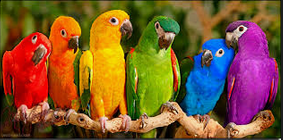
#> input picture 00_ProyectoNumpy/image.png, 283 x 140 px
$ jupyter execute 00_Pruebas.ipynb
#> lines starting #> are read from the running program, lines starting #| are printed output that depends on the picture
[cell 1]
# Manipulacion de imágenes con NUmy y sciPy
print('Hola')
a = [2,3,4,71,7]
a.sort()
print(a)

[cell 2]
import imageio
import numpy as np
from scipy import ndimage
import matplotlib.pyplot as plt
im = imageio.imread('image.png')
#> im is the input picture: shape (140, 283, 4); mean R, G, B, A 125.7, 86.6, 48.6, 255

def rotateImage(im, angle):
    arr = ndimage.rotate(im,angle)
    return arr

# transformar a escala de grises
def toGrayScale(rgb):
    return np.dot(rgb[...,:3],[0.1,0.4,0.1])
imGray = toGrayScale(im)
#> in toGrayScale, `return np.dot(rgb[...,:3],[0.1,0.4,0.1])`:
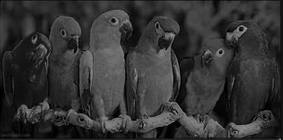
#> returned value: shape (140, 283) float64; min 0, max 148.2, mean 52.1

def splitLayers():
    fig, ax = plt.subplots(nrows = 1, ncols=3, figsize=(15,5))
    for c, ax in zip(range(3), ax):
        # create zero matrix
        split_img = np.zeros(im.shape, dtype="uint8") # 'dtype' by default: 'numpy.float64'
        # assing each channel
        split_img[ :, :, c] = im[ :, :, c]
        # display each channel
        ax.imshow(split_img)
#        plt--imshow(split_img)
 #       plt.show()

plt.imshow(imGray, cmap=plt.get_cmap('gray'))
plt.show()

plt.imshow(rotateImage(im,45))
#> in rotateImage, `arr = ndimage.rotate(im,angle)`:
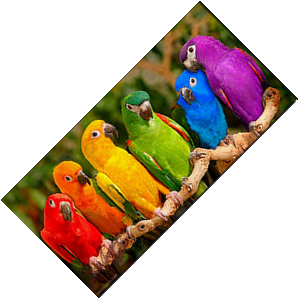
#> arr: shape (299, 299, 4); mean R, G, B, A 55.5, 38.2, 21.4, 112.1; transparent parts drawn white
plt.show()

[cell 3]
import numpy as np
import matplotlib.pyplot as plt

def getp(p1,p2):
    z=complex(p2[0]-p1[0],p2[1]-p1[1])
    zr=complex(1/2,-3**(1/2)/2)
    z=z*zr
    p=[z.real+p1[0],z.imag+p1[1]]
    return p

def obtener_posiciones(iteracion):
    ir=10
    pos_ini1=[0,0]
    pos_ini2=[ir,0]
    pos_ini3=[ir/2,ir/2*(3**(1/2))]
    if iteracion==0:
        return [pos_ini1,pos_ini2,pos_ini3]
    else:
        points=obtener_posiciones(iteracion-1)
        points.append(pos_ini1)
        i=0
        ls=[]
        while(1):
            p1=points[i]
            p2=points[i+1]
            p11=[p1[0]+(p2[0]-p1[0])/3,p1[1]+(p2[1]-p1[1])/3]
            p12=[p1[0]+(p2[0]-p1[0])/3*2,p1[1]+(p2[1]-p1[1])/3*2]
            p=getp(p11,p12)
            ls.append(p1)
            ls.append(p11)
            ls.append(p)
            ls.append(p12)
            i=i+1
            if len(points)-1<i+1:
                break
        return ls

def generarCopo(iteracion):
    ps = obtener_posiciones(iteracion)
    lineas_izq = []
    lineas_alt = []
    for p in ps:
        lineas_izq.append(p[0])
        lineas_alt.append(p[1])

    lineas_izq.append(ps[0][0])
    lineas_alt.append(ps[0][1])
    left = np.array(lineas_izq)
    height = np.array(lineas_alt)

    plt.plot(left, height)
    plt.show()

generarCopo(2)
#> in generarCopo, `plt.show()`:
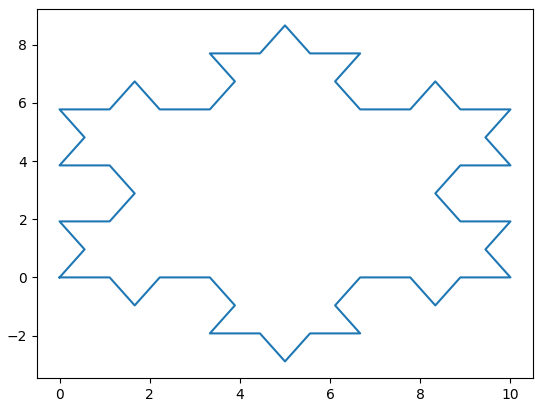
#> figure drawn by matplotlib, 1 panel

[cell 4]
import matplotlib.pyplot as plt
import matplotlib.patches as mpatches
import numpy as np

def trazar_triangulo(Posicion):
    m = Posicion * 0.5
    n = Posicion * 0.5 + np.array([0.5, 0])
    k = Posicion * 0.5 + np.array([0.25, np.sqrt(3)/4])
    return np.array([m,n,k])

def generarSierpinski(iteracion):
    # triangulo unitario inicial
    triangle = np.array([[0, 0],
                  [1, 0],
                  [0.5, np.sqrt(3)/2]])
    # Crea un array que representa el triangulo Sierpinski hasta la iteracion deseada
    for e in range(iteracion):
        triangle = trazar_triangulo(triangle)
    # Se procede a graficar el triangulo
    fig1 = plt.figure(figsize=(10,5.5))
    ax1 = fig1.add_subplot(111, aspect='equal')
    for t in triangle.reshape(3**iteracion,3,2):
        ax1.add_patch(mpatches.Polygon(t, fc="b"))
    plt.title(f'Triangulo de Sierpinski a la iteracion {iteracion}')
    plt.show()

generarSierpinski(5)
#> in generarSierpinski, `plt.show()`:
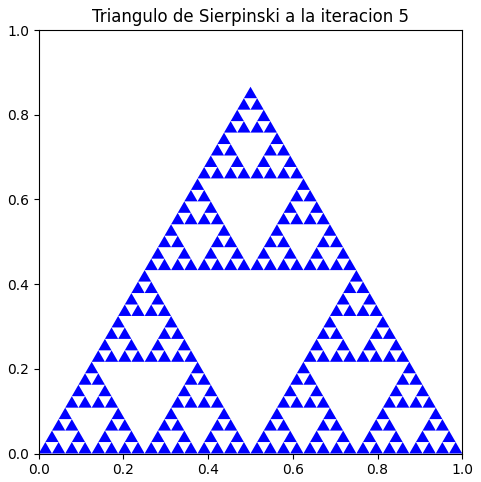
#> figure drawn by matplotlib, 1 panel

[cell 5]
import numpy as np
import matplotlib.pyplot as plt
from numpy import newaxis

def compute_mandelbrot(N_max, some_threshold, nx, ny):
    # A grid of c-values
    x = np.linspace(-2, 1, nx)
    y = np.linspace(-1.5, 1.5, ny)

    c = x[:,newaxis] + 1j*y[newaxis,:]

    # Mandelbrot iteration

    z = c
    for j in range(N_max):
        z = z**2 + c

    mandelbrot_set = (abs(z) < some_threshold)

    return mandelbrot_set

mandelbrot_set = compute_mandelbrot(50, 50., 601, 401)

plt.imshow(mandelbrot_set.T, extent=[-2, 1, -1.5, 1.5])
plt.gray()
plt.show()
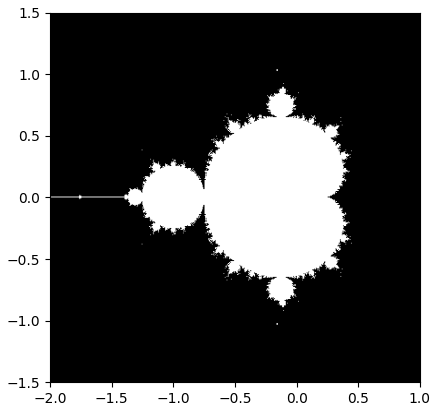
#> figure drawn by matplotlib, 1 panel

[cell 6]
import numpy as np
import matplotlib.pyplot as plt
import matplotlib.cm as cm

f1 = lambda x,y: (0., 0.16*y)
f2 = lambda x,y: (0.85*x + 0.04*y, -0.04*x + 0.85*y + 1.6)
f3 = lambda x,y: (0.2*x - 0.26*y, 0.23*x + 0.22*y + 1.6)
f4 = lambda x,y: (-0.15*x + 0.28*y, 0.26*x + 0.24*y + 0.44)
fs = [f1, f2, f3, f4]

npts = 50000
# Canvas size (pixels)
width, height = 300, 300
aimg = np.zeros((width, height))

x, y = 0, 0
for i in range(npts):
    # Pick a random transformation and apply it
    f = np.random.choice(fs, p=[0.01, 0.85, 0.07, 0.07])
    x, y = f(x,y)
    # Map (x,y) to pixel coordinates.
    # NB we "know" that -2.2 < x < 2.7 and 0 <= y < 10

    ix, iy = int(width / 2 + x * width / 10), int(y * height / 12)
    # Set this point of the array to 1 to mark a point in the fern
    aimg[iy, ix] = 1

plt.imshow(aimg[::-1,:], cmap=cm.Greens)
plt.show()
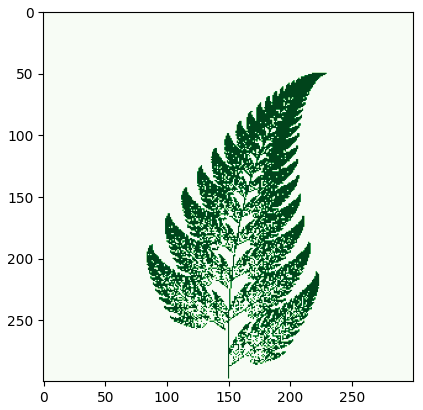
#> figure drawn by matplotlib, 1 panel

[cell 7]
import numpy as np
import matplotlib.pyplot as pl
from matplotlib import collections

class L_System(object):
    def __init__(self, rule):
        info = rule['S']
        for i in range(rule['iter']):
            ninfo = []
            for c in info:
                if c in rule:
                    ninfo.append(rule[c])
                else:
                    ninfo.append(c)
            info = "".join(ninfo)
        self.rule = rule
        self.info = info

    def get_lines(self):
        d = self.rule['direct']
        a = self.rule['angle']
        p = (0.0, 0.0)
        l = 1.0
        lines = []
        stack = []
        for c in self.info:
            if c in "Ff":
                r = d * np.pi / 180
                t = p[0] + l*np.cos(r), p[1] + l*np.sin(r)
                lines.append(((p[0], p[1]), (t[0], t[1])))
                p = t
            elif c == "+":
                d += a
            elif c == "-":
                d -= a
            elif c == "[":
                stack.append((p,d))
            elif c == "]":
                p, d = stack[-1]
                del stack[-1]
        return lines

rules = [
    {
        "F":"F+F--F+F", "S":"F",
        "direct":180,
        "angle":60,
        "iter":5,
        "title":"Koch"
    },
    {
        "X":"X+YF+", "Y":"-FX-Y", "S":"FX",
        "direct":0,
        "angle":90,
        "iter":13,
        "title":"Dragon"
    },
    {
        "f":"F-f-F", "F":"f+F+f", "S":"f",
        "direct":0,
        "angle":60,
        "iter":6,
        "title":"Triangle"
    },
    {
        "X":"F-[[X]+X]+F[+FX]-X", "F":"FF", "S":"X",
        "direct":-45,
        "angle":25,
        "iter":6,
        "title":"Plant"
    },
    {
        "S":"X", "X":"-YF+XFX+FY-", "Y":"+XF-YFY-FX+",
        "direct":0,
        "angle":90,
        "iter":2,
        "title":"Hilbert"
    },
    {
        "S":"L--F--L--F", "L":"+R-F-R+", "R":"-L+F+L-",
        "direct":0,
        "angle":45,
        "iter":10,
        "title":"Sierpinski"
    },

]

def draw(rule, iter=None):
    fig1 = pl.figure(figsize=(8,5.5))
    for i in range(iter):
        if iter!=None:
            rule["iter"] = i
        lines = L_System(rule).get_lines()
        linecollections = collections.LineCollection(lines)
        ax1 = fig1.add_subplot(331+i)
        ax1.add_collection(linecollections, autolim=True)
        ax1.axis("equal")
        ax1.set_axis_off()
        #ax.set_xlim(ax.dataLim.xmin, ax.dataLim.xmax)
        ax1.invert_yaxis()
    fig1.subplots_adjust(left=0,right=1,bottom=0,top=1,wspace=0,hspace=0)
    pl.show()

draw(rules[1],9)
#> in draw, `pl.show()`:
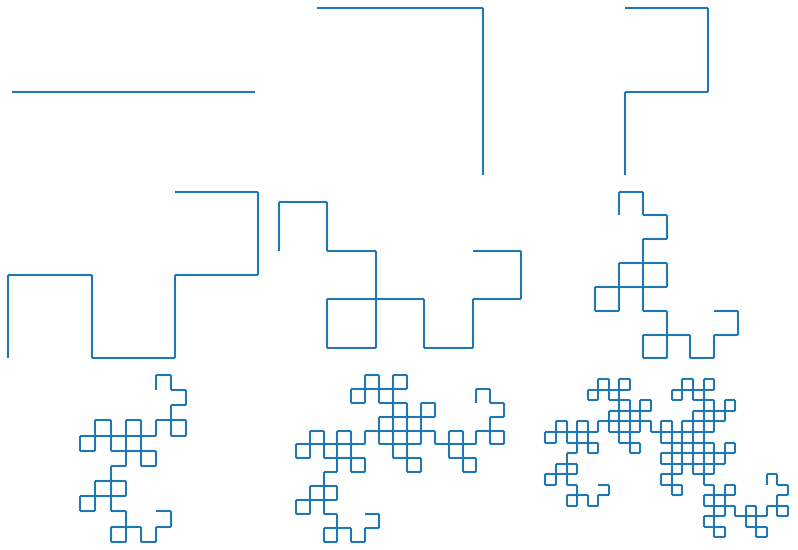
#> figure drawn by matplotlib, 9 panels

[cell 8]
import numpy as np
import matplotlib.pyplot as plt
from matplotlib import collections

class Fractal(object):
    def __init__(self, regla):
        info = regla['S']
        for i in range(regla['iter']):
            ninfo = []
            for c in info:
                if c in regla:
                    ninfo.append(regla[c])
                else:
                    ninfo.append(c)
            info = "".join(ninfo)

        self.regla = regla
        self.info = info

    def get_lineas(self):
        direcc = self.regla['direccion']
        ang_giro = self.regla['angulo']
        pos_inicial = (0.0, 0.0)
        long_linea = 1.0
        lineas = []
        pila = []
        for c in self.info:
            if c in "Ff":
                a_rad = direcc * np.pi / 180
                pos_destino = pos_inicial[0] + long_linea*np.cos(a_rad), pos_inicial[1] + long_linea*np.sin(a_rad)
                lineas.append(((pos_inicial[0], pos_inicial[1]), (pos_destino[0], pos_destino[1])))
                pos_inicial = pos_destino
            elif c == "+":
                direcc += ang_giro
            elif c == "-":
                direcc -= ang_giro
            elif c == "[":
                pila.append((pos_inicial,direcc))
            elif c == "]":
                pos_inicial, direcc = pila[-1]
                del pila[-1]
        return lineas

reglas = [
    {
        "F":"F+F--F+F", "S":"F",
        "direccion":180,
        "angulo":60,
        "iter":1,
        "fractal":"Koch"
    },
    {
        "X":"X+YF+", "Y":"-FX-Y", "S":"FX",
        "direccion":0,
        "angulo":90,
        "iter":1,
        "fractal":"Dragon"
    },
    {
        "f":"F-f-F", "F":"f+F+f", "S":"f",
        "direccion":0,
        "angulo":60,
        "iter":1,
        "fractal":"Triangle"
    },
    {
        "X":"F-[[X]+X]+F[+FX]-X", "F":"FF", "S":"X",
        "direccion":-45,
        "angulo":25,
        "iter":1,
        "fractal":"Plant"
    },
    {
        "S":"X", "X":"-YF+XFX+FY-", "Y":"+XF-YFY-FX+",
        "direccion":0,
        "angulo":90,
        "iter":1,
        "fractal":"Hilbert"
    },
    {
        "S":"L--F--L--F", "L":"+R-F-R+", "R":"-L+F+L-",
        "direccion":0,
        "angulo":45,
        "iter":1,
        "fractal":"Sierpinski"
    },
]

def dibujarFractal(regla, iteraciones=None):
    fig = plt.figure(figsize=(15,10.5))
    for i in range(iteraciones):
        if iteraciones!=None:
            regla["iter"] = i
        lineas = Fractal(regla).get_lineas()
        linecollections = collections.LineCollection(lineas)
        ax = fig.add_subplot(331+i)
        ax.add_collection(linecollections, autolim=True)
        ax.axis("equal")
        ax.invert_yaxis()
   # plt.title('Cola del dragon')
    plt.show()

dibujarFractal(reglas[1],9)
#> in dibujarFractal, `plt.show()`:
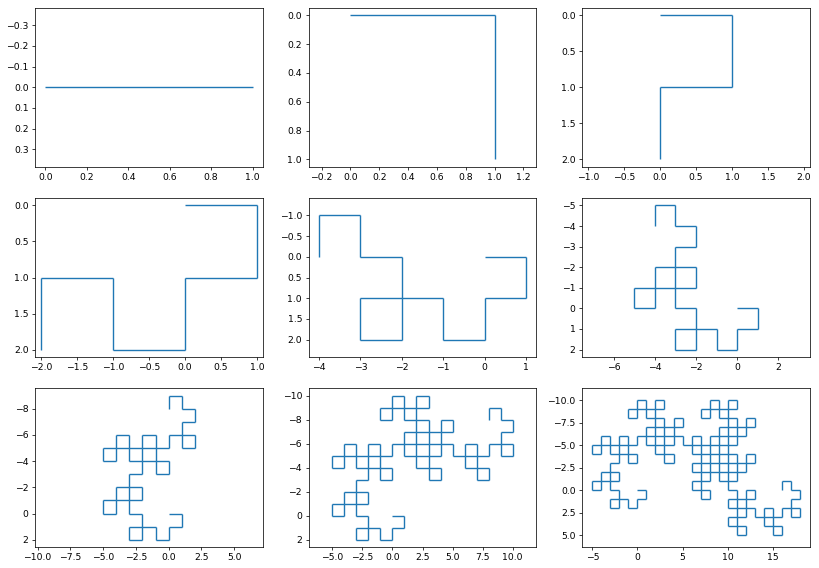
#> figure drawn by matplotlib, 9 panels

[cell 9]
#from math import sin, cos, pi
import numpy as np
import matplotlib.pyplot as plt
from matplotlib import collections

class FractalDragon(object):
    def __init__(self, regla):
        info = regla['S']
        for i in range(regla['iter']):
            ninfo = []
            for c in info:
                if c in regla:
                    ninfo.append(regla[c])
                else:
                    ninfo.append(c)
            info = "".join(ninfo)

        self.regla = regla
        self.info = info

    def get_lineas(self):
        direcc = self.regla['direccion']
        ang_giro = self.regla['angulo']
        pos_inicial = (0.0, 0.0)
        long_linea = 1.0
        lineas = []
        pila = []
        for c in self.info:
            if c in "Ff":
                a_rad = direcc * np.pi / 180
                pos_destino = pos_inicial[0] + long_linea*np.cos(a_rad), pos_inicial[1] + long_linea*np.sin(a_rad)
                lineas.append(((pos_inicial[0], pos_inicial[1]), (pos_destino[0], pos_destino[1])))
                pos_inicial = pos_destino
            elif c == "+":
                direcc += ang_giro
            elif c == "-":
                direcc -= ang_giro
            elif c == "[":
                pila.append((pos_inicial,direcc))
            elif c == "]":
                pos_inicial, direcc = pila[-1]
                del pila[-1]
        return lineas

reglas = [
    {
        "X":"X+YF+",
        "Y":"-FX-Y",
        "S":"FX",
        "direccion":0,
        "angulo":90,
        "iter":1,
        "titulo":"Dragon"
    }
]

def dibujarDragon(regla, iteraciones=None):
    if iteraciones!=None:
        regla["iter"] = iteraciones
    lineas = FractalDragon(regla).get_lineas()
    fig = plt.figure(figsize=(15,10.5))
    ax = fig.add_subplot(221)
    linecollections = collections.LineCollection(lineas)
    ax.add_collection(linecollections, autolim=True)
    ax.axis("equal")
    #ax.invert_yaxis()
    plt.title('Cola del dragon')
    plt.show()

dibujarDragon(reglas[0],11)
#> in dibujarDragon, `plt.show()`:
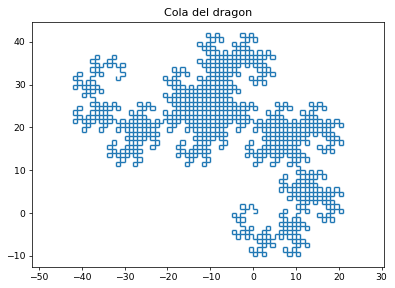
#> figure drawn by matplotlib, 1 panel

def draw(rule, iter=None):
    fig1 = pl.figure(figsize=(8,5.5))
    for i in range(iter):
        if iter!=None:
            rule["iter"] = i
        lines = L_System(rule).get_lines()
        linecollections = collections.LineCollection(lines)
        ax1 = fig1.add_subplot(331+i)
        ax1.add_collection(linecollections, autolim=True)
        ax1.axis("equal")
        #ax1.set_axis_off()
        #ax.set_xlim(ax.dataLim.xmin, ax.dataLim.xmax)
        ax1.invert_yaxis()
    fig1.subplots_adjust(left=0,right=1,bottom=0,top=1,wspace=0,hspace=0)
    pl.show()

draw(rules[1],9)
#> in draw, `pl.show()`:
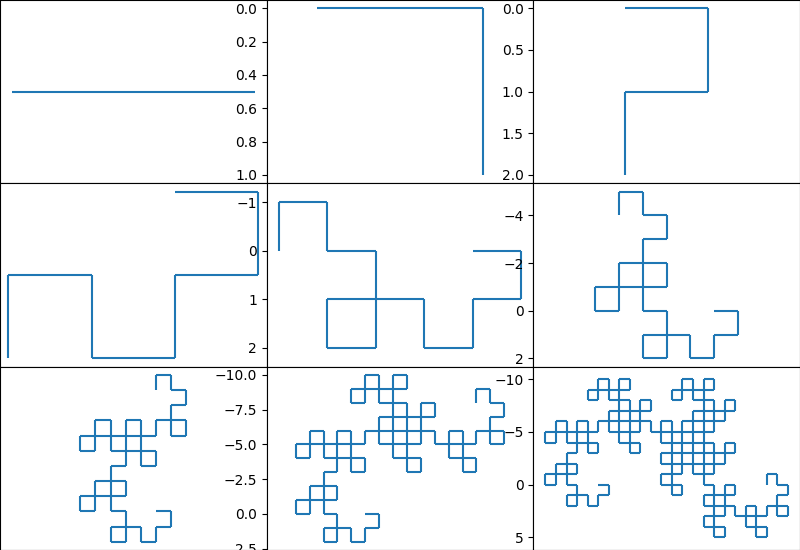
#> figure drawn by matplotlib, 9 panels
